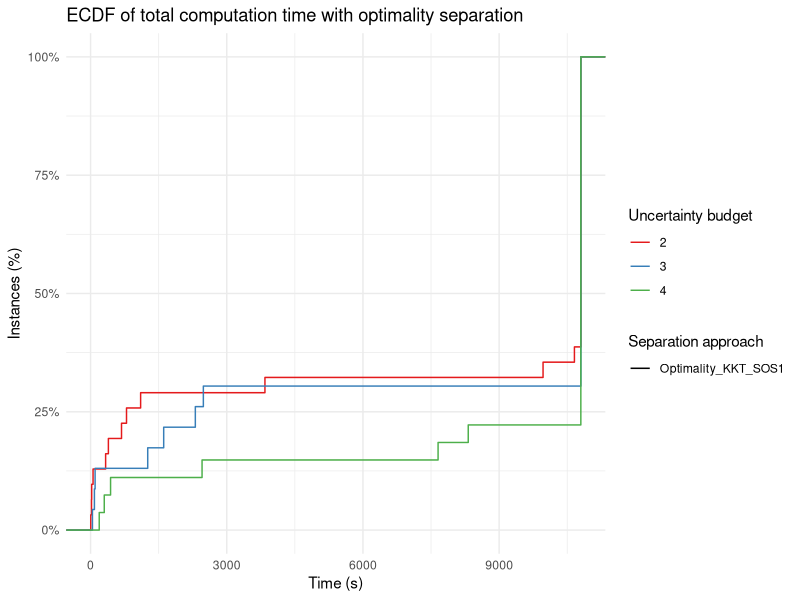
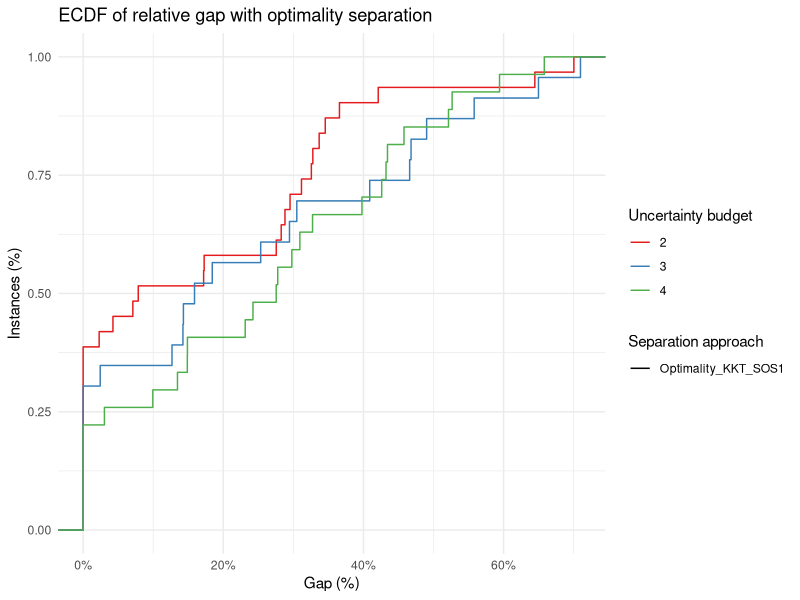
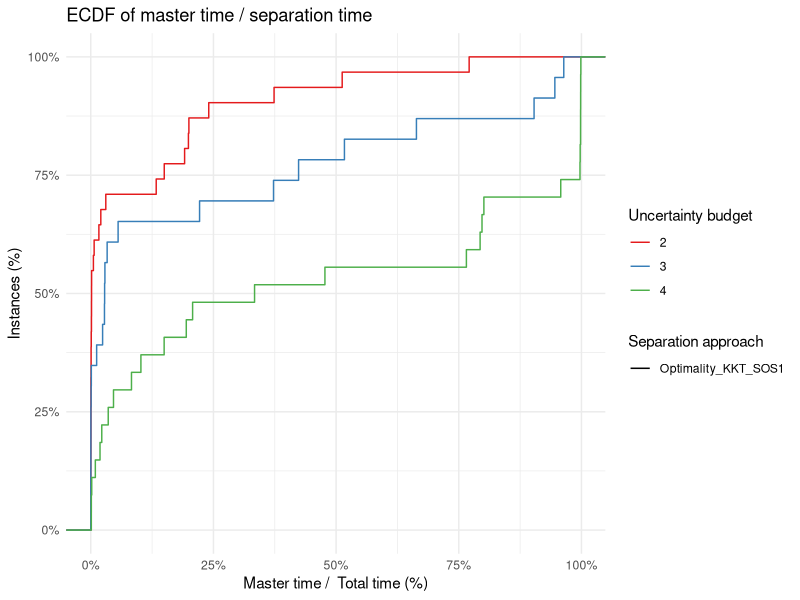
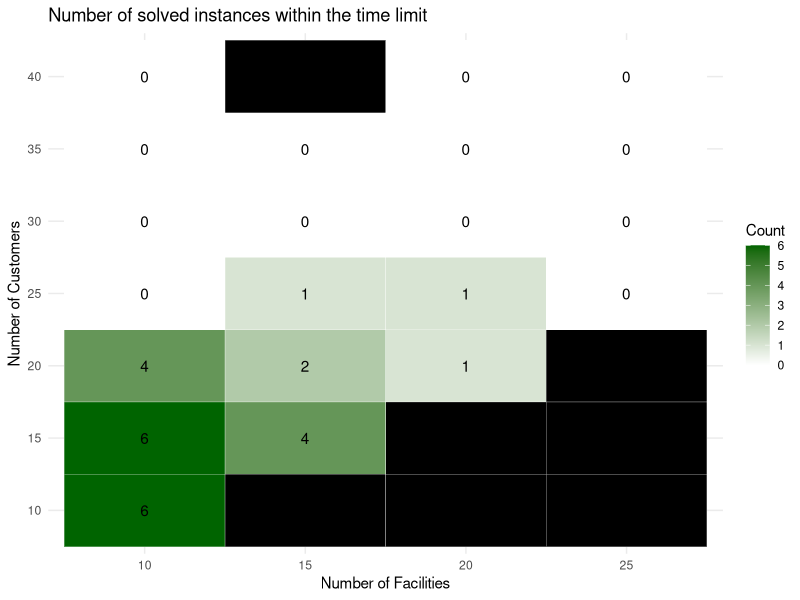
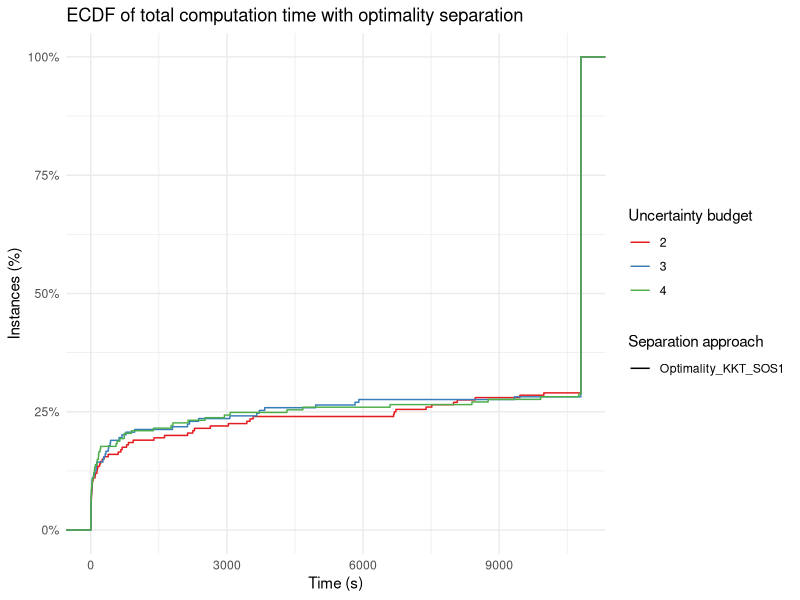
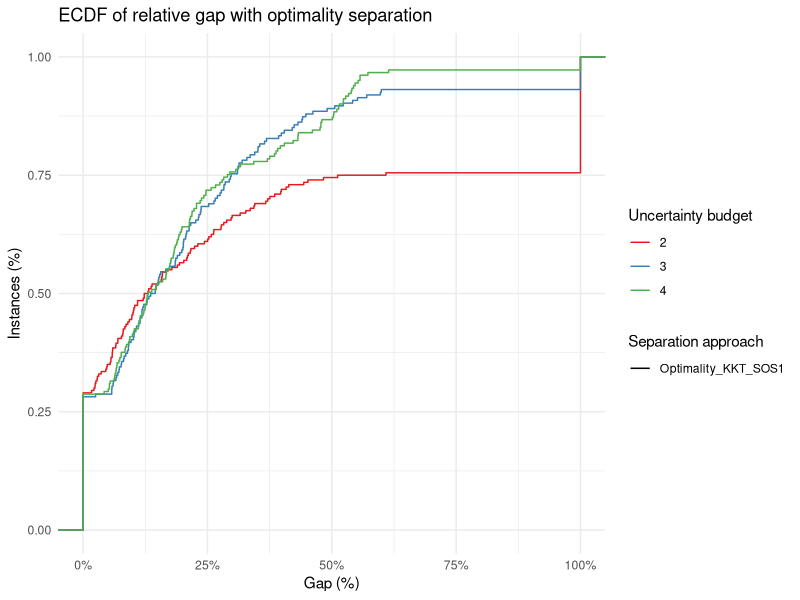
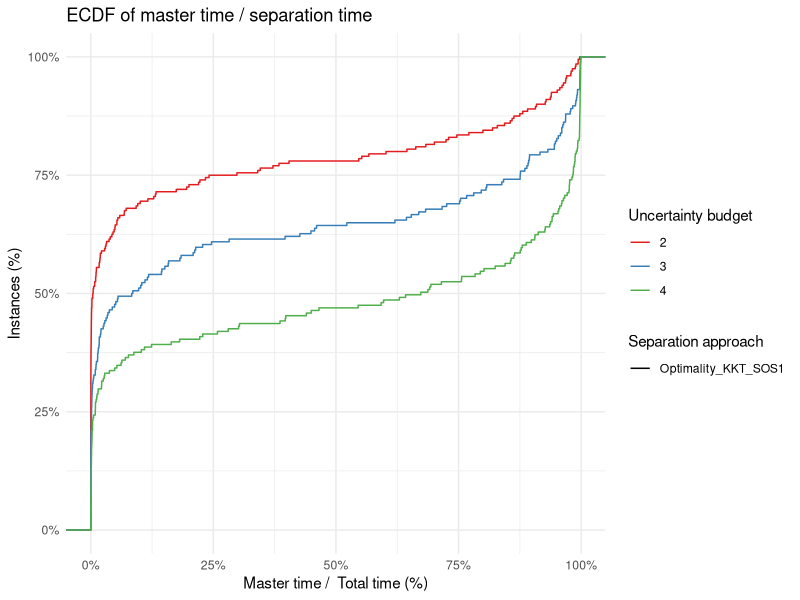
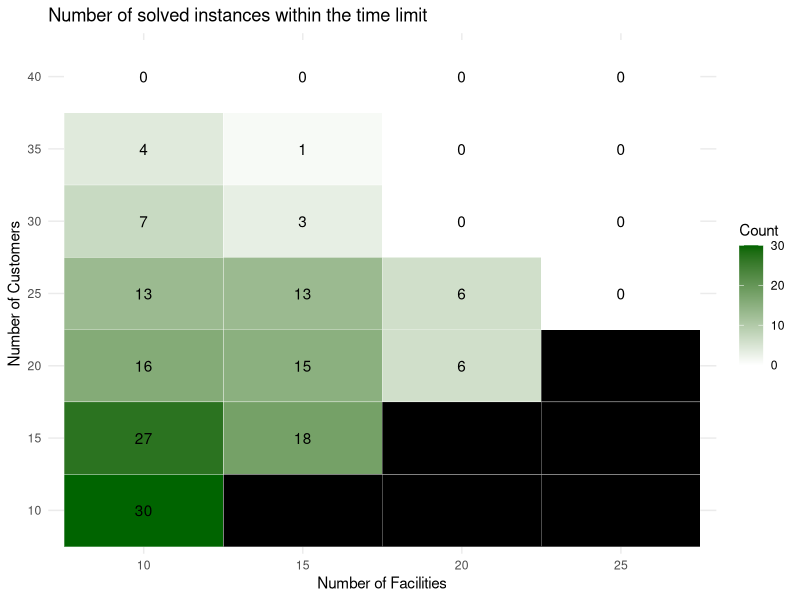

Generate these figures, in order, with R:
## ---- chunk 1
library(ggplot2)
library(rmarkdown)
suppressWarnings(library(dplyr))
library(knitr)
library(kableExtra)
library(stringr)
library(RColorBrewer)
library(tidyr)
## ---- chunk 2
make_heatmap = function(data) {
  
  max_count = data %>%
    count(n_facilities, n_customers) %>%
    pull(n) %>%
    max()
  
  # Step 1: Get all existing combinations in the original data
  existing_combinations = data %>% distinct(n_facilities, n_customers)
  
  # Step 2: Get all combinations of existing values
  full_grid = expand_grid(
    n_facilities = unique(data$n_facilities),
    n_customers = unique(data$n_customers)
  )
  
  # Step 3: Mark whether the pair exists in the original data
  full_grid = full_grid %>%
    left_join(existing_combinations %>% mutate(exists = TRUE), by = c("n_facilities", "n_customers"))
  
  # Step 4: Count how many rows are below the time limit
  counts = data %>%
    filter(total_time < 10800) %>%
    count(n_facilities, n_customers, name = "count")
  
  # Step 5: Join the count info into the full grid
  summary_data = full_grid %>%
    left_join(counts, by = c("n_facilities", "n_customers"))
  
  # Step 6: Set count = 0 where pair exists but no row meets time condition
  summary_data = summary_data %>%
    mutate(
      count = ifelse(is.na(count) & exists == TRUE, 0, count)
    )
  
  # Step 7: Plot with text
  p = ggplot(summary_data, aes(x = factor(n_facilities), y = factor(n_customers), fill = count)) +
    geom_tile(color = "white") +
    geom_text(aes(label = ifelse(!is.na(count), count, "")), color = "black") +
    scale_fill_gradient(
      low = "white", high = "darkgreen", na.value = "black",
      limits = c(0,max_count)
    ) +
    labs(
      title = "Number of solved instances within the time limit",
      x = "Number of Facilities",
      y = "Number of Customers",
      fill = "Count"
    ) +
    theme_minimal()
  
  return(p)
}

## ---- chunk 3
make_ecdf_total_time = function(data) {
  p = ggplot(data, aes(x = total_time, color = factor(Gamma), linetype = separation_method ) ) +
      stat_ecdf(geom = "step", linewidth = .5) +
      scale_y_continuous(labels = scales::percent) +
      labs(
        title = "ECDF of total computation time with optimality separation",
        x = "Time (s)",
        y = "Instances (%)",
        color = "Uncertainty budget",
        linetype = "Separation approach"
      ) +
      theme_minimal() +
      scale_color_brewer(palette = "Set1")
  
  return(p)
}

make_ecdf_gap = function(data) {
  
  p = ggplot(data,
         aes(x = (best_obj - best_bound) / (abs(best_obj) + 1e-10), color = factor(Gamma), linetype = separation_method ) ) +
      stat_ecdf(geom = "step", linewidth = .5) +
      scale_x_continuous(labels = scales::percent) +
      labs(
        title = "ECDF of relative gap with optimality separation",
        x = "Gap (%)",
        y = "Instances (%)",
        color = "Uncertainty budget",
        linetype = "Separation approach"
      ) +
      theme_minimal() +
      scale_color_brewer(palette = "Set1")
  
  return (p)
}

make_ecdf_master_time = function(data) {
  
  p = ggplot(data,
         aes(x = master_time / total_time, color = factor(Gamma), linetype =  separation_method) ) +
      stat_ecdf(geom = "step", linewidth = .5) +
      scale_x_continuous(labels = scales::percent) +
      scale_y_continuous(labels = scales::percent) +
      labs(
        title = "ECDF of master time / separation time",
        x = "Master time /  Total time (%)",
        y = "Instances (%)",
        color = "Uncertainty budget",
        linetype = "Separation approach"
      ) +
      theme_minimal() +
      scale_color_brewer(palette = "Set1")
    
  return (p)
}
## ---- chunk 4
all_results_two_stage = read.csv("results-two-stage.csv", header = FALSE)
colnames(all_results_two_stage) = c("tag",
                          "instance",
                          "n_facilities",
                          "n_customers", 
                          "d",
                          "Gamma",
                          "separation_method",
                          "status",
                          "reason",
                          "best_bound",
                          "best_obj",
                          "total_time",
                          "master_time",
                          "separation_time",
                          "n_iterations")

all_results_two_stage = all_results_two_stage %>%
  mutate(
    separation_type = sub("_.*", "", separation_method),
    separation_approach = sub("^[^_]+_", "", separation_method),
    total_time = pmin(total_time, 10800)
  )

all_results_two_stage = all_results_two_stage %>% filter(n_facilities <= 25 & n_customers <= 40 & separation_method == "Optimality_KKT_SOS1")

paged_table(all_results_two_stage)
## ---- chunk 5
make_ecdf_total_time(all_results_two_stage)
make_ecdf_gap(all_results_two_stage)
make_ecdf_master_time(all_results_two_stage)
## ---- chunk 6
make_heatmap(all_results_two_stage)
## ---- chunk 7
all_results_wait_and_see = read.csv("results-wait-and-see.csv", header = FALSE)
colnames(all_results_wait_and_see) = c("tag",
                          "instance",
                          "lower_objective_instance",
                          "n_facilities",
                          "n_customers", 
                          "d",
                          "angle",
                          "Gamma",
                          "separation_method",
                          "status",
                          "reason",
                          "best_bound",
                          "best_obj",
                          "total_time",
                          "master_time",
                          "separation_time",
                          "n_iterations")

all_results_wait_and_see = all_results_wait_and_see %>%
  mutate(
    separation_type = sub("_.*", "", separation_method),
    separation_approach = sub("^[^_]+_", "", separation_method),
    total_time = pmin(total_time, 10800)
  )

all_results_wait_and_see = all_results_wait_and_see %>% filter(n_facilities <= 25 & n_customers <= 40)

paged_table(all_results_wait_and_see)
## ---- chunk 8
positive_angle_wait_and_see = all_results_wait_and_see %>% filter(abs(angle) > 1e-2)
make_ecdf_total_time(positive_angle_wait_and_see)
make_ecdf_gap(positive_angle_wait_and_see)
make_ecdf_master_time(positive_angle_wait_and_see)
## ---- chunk 9
make_heatmap(positive_angle_wait_and_see)
## ---- chunk 10
zero_angle_wait_and_see = all_results_wait_and_see %>% filter(abs(angle) < 1e-2)

selected_columns = c("instance", "n_facilities", "n_customers", "d", "Gamma", "separation_method", "total_time")

two_stage_and_zero_angle_wait_and_see = rbind(
  zero_angle_wait_and_see %>% select(all_of(selected_columns)) %>% mutate(is_wait_and_see = TRUE),
  all_results_two_stage %>% select(all_of(selected_columns)) %>% mutate(is_wait_and_see = FALSE)
)

print(nrow(zero_angle_wait_and_see))
print(nrow(all_results_two_stage))
## ---- chunk 11
ggplot(two_stage_and_zero_angle_wait_and_see, aes(x = total_time, color = factor(Gamma), linetype = is_wait_and_see ) ) +
      stat_ecdf(geom = "step", linewidth = .5) +
      scale_y_continuous(labels = scales::percent) +
      labs(
        title = "ECDF of total computation time with optimality separation",
        x = "Time (s)",
        y = "Instances (%)",
        color = "Uncertainty budget",
        linetype = "Is wait-and-see version"
      ) +
      theme_minimal() +
      scale_color_brewer(palette = "Set1")
## ---- chunk 12
# Step 1: Summarize both datasets
avg_iter_two_stage <- all_results_two_stage %>%
  group_by(n_facilities, n_customers) %>%
  summarise(avg_iterations = mean(n_iterations, na.rm = TRUE), .groups = "drop") %>%
  mutate(problem_type = "Two-stage")

avg_iter_wait_and_see <- positive_angle_wait_and_see %>%
  group_by(n_facilities, n_customers) %>%
  summarise(avg_iterations = mean(n_iterations, na.rm = TRUE), .groups = "drop") %>%
  mutate(problem_type = "Wait-and-see")

# Step 2: Combine datasets
avg_iterations_combined <- bind_rows(avg_iter_two_stage, avg_iter_wait_and_see)

# Step 3: Create a label for each pair to use on the x-axis
avg_iterations_combined <- avg_iterations_combined %>%
  mutate(pair = paste0("(", n_facilities, ", ", n_customers, ")"))

# Step 4: Plot side-by-side bars
ggplot(avg_iterations_combined, aes(x = pair, y = avg_iterations, fill = problem_type)) +
  geom_bar(stat = "identity", position = position_dodge(width = 0.8), width = 0.7) +
  labs(
    title = "Average number of iterations per instance size",
    x = "Instance size",
    y = "Average number of iterations",
    fill = "Problem type"
  ) +
  theme_minimal() +
  theme(axis.text.x = element_text(angle = 45, hjust = 1))
